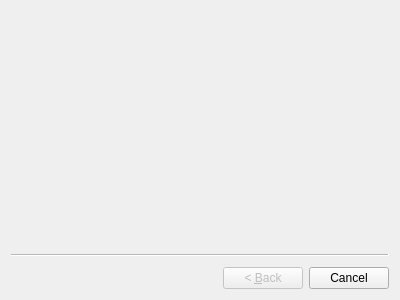
<?xml version="1.0" encoding="UTF-8"?>
<ui version="4.0">
 <class>TestWizard</class>
 <widget class="QWizard" name="TestWizard">
  <property name="windowModality">
   <enum>Qt::NonModal</enum>
  </property>
  <property name="geometry">
   <rect>
    <x>0</x>
    <y>0</y>
    <width>400</width>
    <height>300</height>
   </rect>
  </property>
  <property name="windowTitle">
   <string>QTest GUI Wizard</string>
  </property>
 </widget>
 <resources/>
 <connections/>
</ui>
